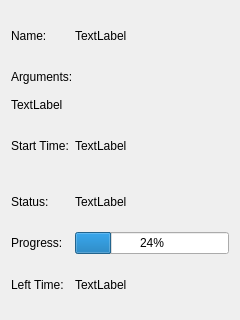
<?xml version="1.0" encoding="UTF-8"?>
<ui version="4.0">
 <class>qjdreport</class>
 <widget class="QDialog" name="qjdreport">
  <property name="geometry">
   <rect>
    <x>0</x>
    <y>0</y>
    <width>240</width>
    <height>320</height>
   </rect>
  </property>
  <property name="windowTitle">
   <string>Dialog</string>
  </property>
  <layout class="QGridLayout" name="gridLayout">
   <item row="0" column="0">
    <widget class="QLabel" name="label">
     <property name="text">
      <string>Name:</string>
     </property>
    </widget>
   </item>
   <item row="0" column="1">
    <widget class="QLabel" name="lblName">
     <property name="text">
      <string>TextLabel</string>
     </property>
    </widget>
   </item>
   <item row="1" column="0" colspan="2">
    <layout class="QVBoxLayout" name="verticalLayout">
     <item>
      <widget class="QLabel" name="label_5">
       <property name="text">
        <string>Arguments:</string>
       </property>
      </widget>
     </item>
     <item>
      <widget class="QLabel" name="lblArgu">
       <property name="text">
        <string>TextLabel</string>
       </property>
      </widget>
     </item>
    </layout>
   </item>
   <item row="2" column="0">
    <widget class="QLabel" name="label_2">
     <property name="text">
      <string>Start Time:</string>
     </property>
    </widget>
   </item>
   <item row="2" column="1">
    <widget class="QLabel" name="lblSTime">
     <property name="text">
      <string>TextLabel</string>
     </property>
    </widget>
   </item>
   <item row="3" column="0">
    <widget class="QLabel" name="label_3">
     <property name="text">
      <string>Status:</string>
     </property>
    </widget>
   </item>
   <item row="3" column="1">
    <widget class="QLabel" name="lblStat">
     <property name="text">
      <string>TextLabel</string>
     </property>
    </widget>
   </item>
   <item row="4" column="0">
    <widget class="QLabel" name="label_4">
     <property name="text">
      <string>Progress:</string>
     </property>
    </widget>
   </item>
   <item row="4" column="1">
    <widget class="QProgressBar" name="pgBar">
     <property name="value">
      <number>24</number>
     </property>
    </widget>
   </item>
   <item row="5" column="0">
    <widget class="QLabel" name="label_10">
     <property name="text">
      <string>Left Time:</string>
     </property>
    </widget>
   </item>
   <item row="5" column="1">
    <widget class="QLabel" name="lblLTime">
     <property name="text">
      <string>TextLabel</string>
     </property>
    </widget>
   </item>
  </layout>
 </widget>
 <resources/>
 <connections/>
</ui>
